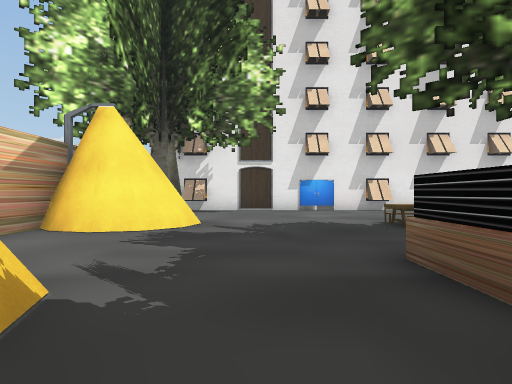
View 1 (above)

21 first-person views from a walk through a 3-D level made in the Unity game engine. The camera is 1.2 m above the floor, looks level and sees 75° across. Doors are open. The floor is counted in squares, 2 m on a side. Each view is taken from the middle of a square. On the plan, view 1 faces up. The plan holds only what a view shows up to about 10 squares ahead; the rest is blank. The place goes on beyond the plan. The player character is not drawn. Some surface patterns are stand-ins.

View 2
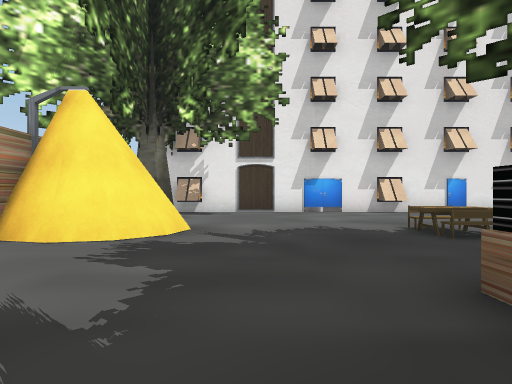

View 3
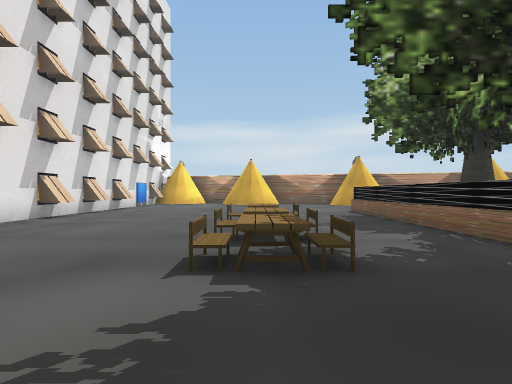

View 4
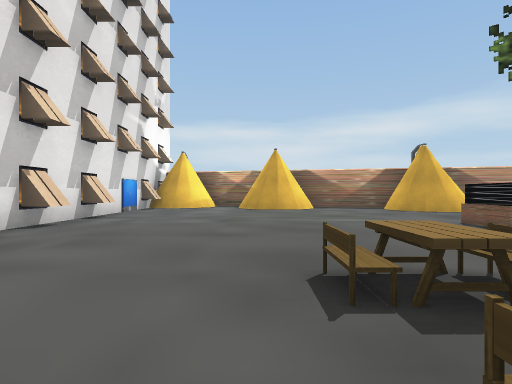

View 5
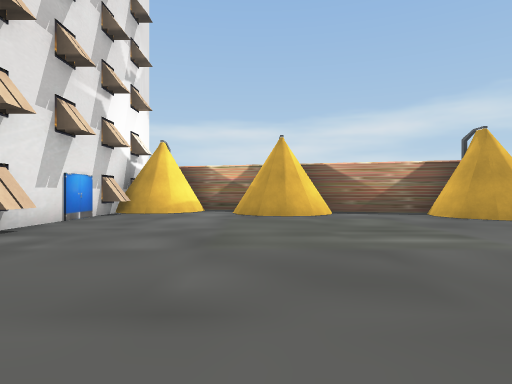

View 6
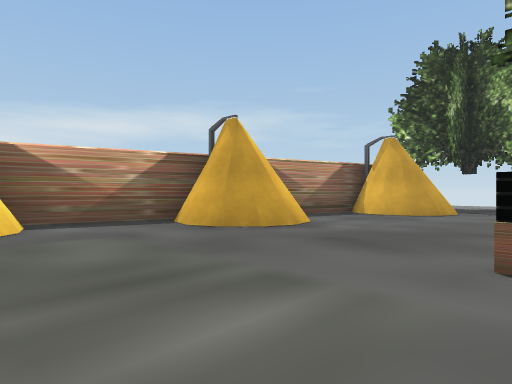

View 7
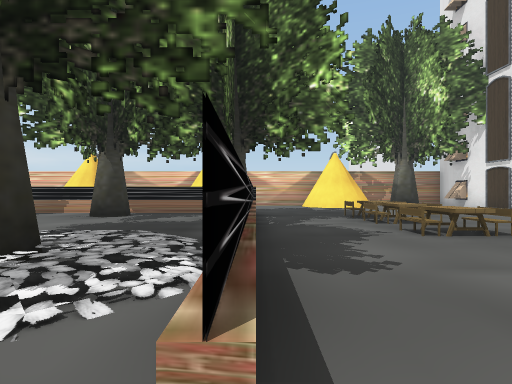

View 8
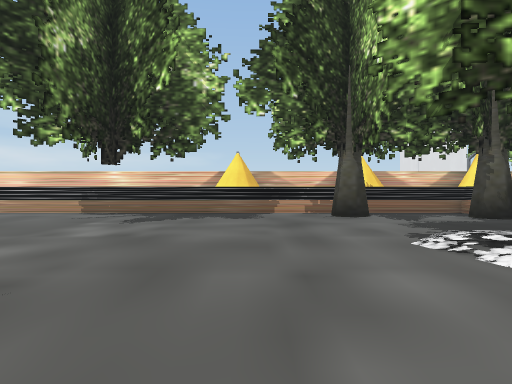

View 9
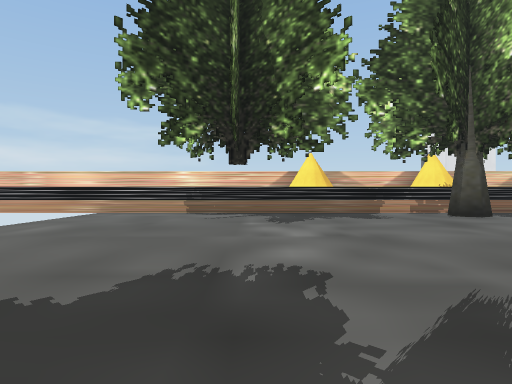

View 10
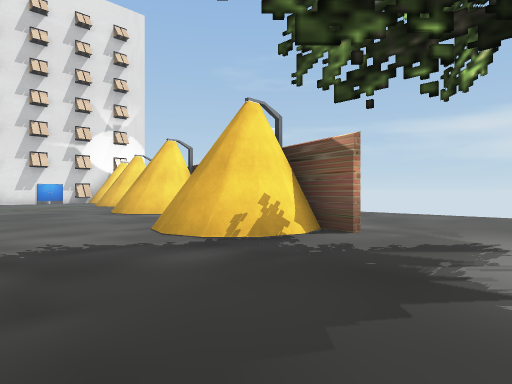

View 11
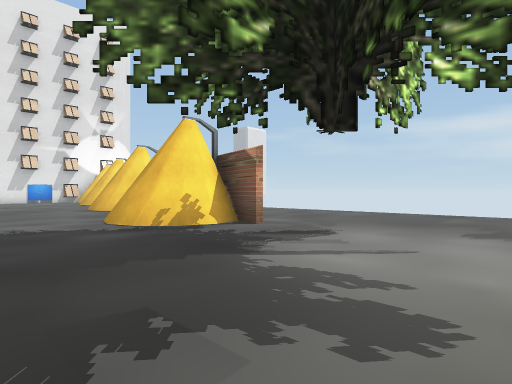

View 12
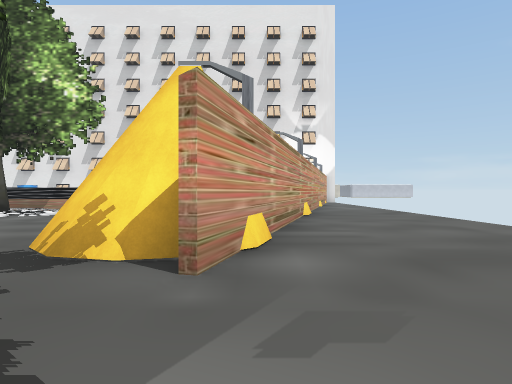

View 13
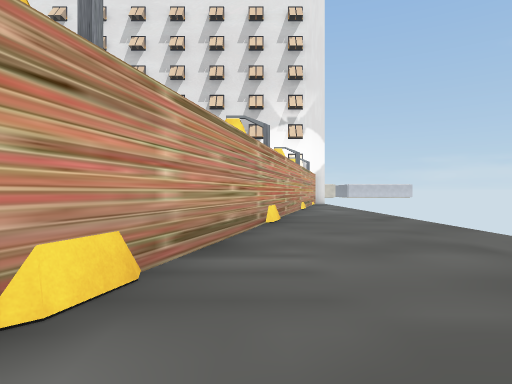

View 14
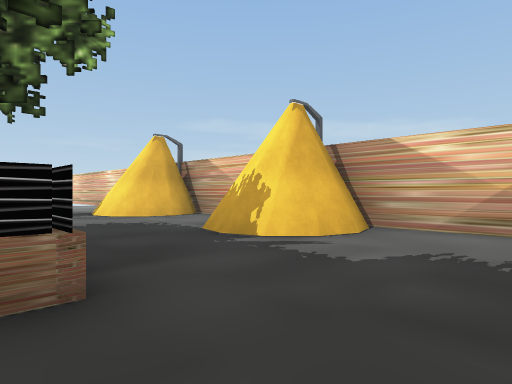

View 15
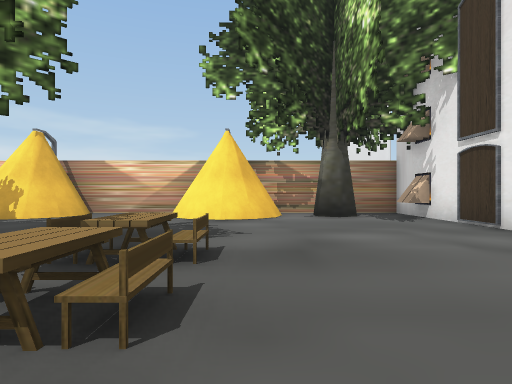

View 16
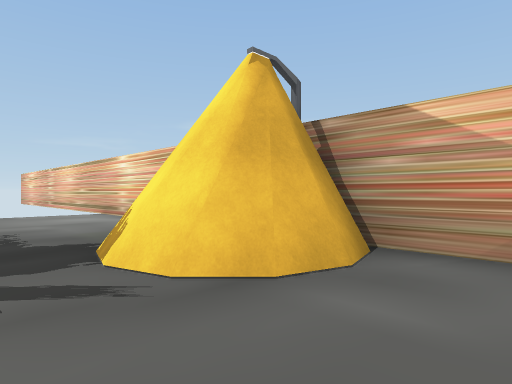

View 17
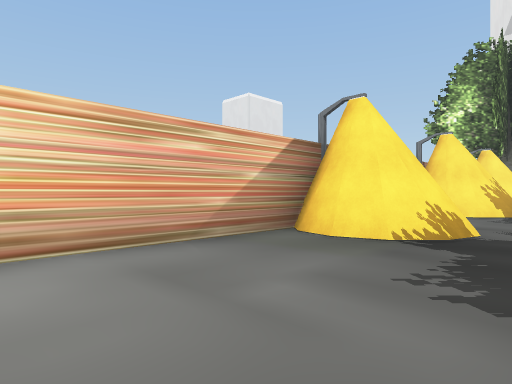

View 18
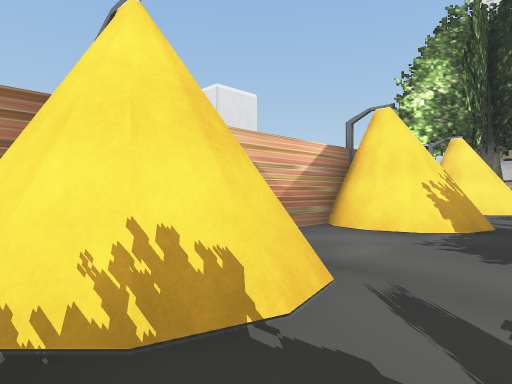

View 19
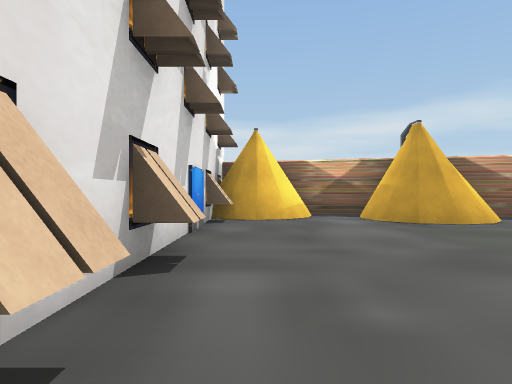

View 20
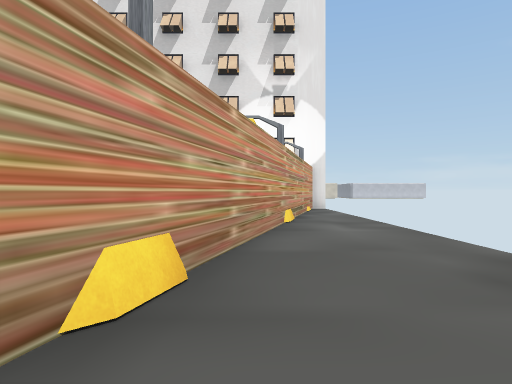

View 21
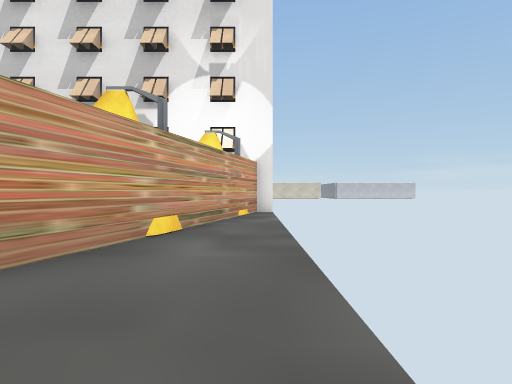

### Floor plan
Points are (right, up) in squares from view 1. A wall is a line through its corners. A room is listed if a view was taken in it or the views show most of it. See-through windows are left out.
Room 1 (views 1, 2, 3, 4, 5, 6, 7, 8, 9, 10, 11, 12, 13, 14, 15, 16, 17, 18, 19, 20, 21)
walls: (3.9, 3) (10.5, 3); (2, 2.9) (1.4, 2.9) (1.4, -11.5); (1.4, 1.7) (1.4, 3) (2.3, 3); (14.4, -5.6) (15.7, -0.8); (16.4, 1.7) (17.2, 4.6); (8.4, 10.6) (7.7, 10.6); (8.4, 10.7) (7.7, 10.7); (10.4, 10.6) (9.7, 10.6); (10.4, 10.7) (9.7, 10.7); (4.4, 10.6) (3.7, 10.6); (4.4, 10.7) (3.7, 10.7); (12.4, 10.6) (11.7, 10.6); (12.4, 10.7) (11.7, 10.7); (17.7, 6.7) (18.2, 8.6); (16.4, 10.6) (15.7, 10.6); (16.4, 10.7) (15.7, 10.7); (16.4, 11) (-3.5, 11) (-3.5, -11.5); (-1.7, 10.6) (-2.4, 10.6); (-1.7, 10.7) (-2.4, 10.7); (19, 11) (14.6, -5.7)
objects: other object (-3, -5) to (-1, -3); other object (-3, 0) to (-1, 2); other object (-3, 5) to (-1, 7); other object (-3, 9) to (-2, 9); other object (2, -1) to (3, -1); other object (3, 2) to (3, 3); other object (3, 5); other object (3, 6); other object (4, 5); other object (4, 6); other object (6, 5); other object (6, 6); other object (8, 0) to (8, 1); other object (13, -5) to (14, -3); other object (14, 0) to (16, 2); other object (15, 5) to (17, 7); other object (16, 9) to (18, 11)

Where each view was taken, in squares from view 1:
view 1: 0 up, 0 right, facing up
view 2: 1 up, 0 right, facing up
view 3: 6 up, 0 right, facing right
view 4: 7 up, 4 right, facing right
view 5: 7 up, 7 right, facing right
view 6: 6 up, 10 right, facing down-right
view 7: 3 up, 11 right, facing left
view 8: 3 down, 11 right, facing left
view 9: 6 down, 11 right, facing left
view 10: 8 down, 10 right, facing up-right
view 11: 10 down, 10 right, facing up-right
view 12: 8 down, 15 right, facing up
view 13: 6 down, 16 right, facing up
view 14: 5 up, 2 right, facing down-left
view 15: 7 up, 6 right, facing left
view 16: 1 down, 0 right, facing down-left
view 17: 9 down, 0 right, facing up-left
view 18: 5 down, 0 right, facing up-left
view 19: 10 up, 9 right, facing right
view 20: 1 down, 17 right, facing up
view 21: 1 up, 19 right, facing up
